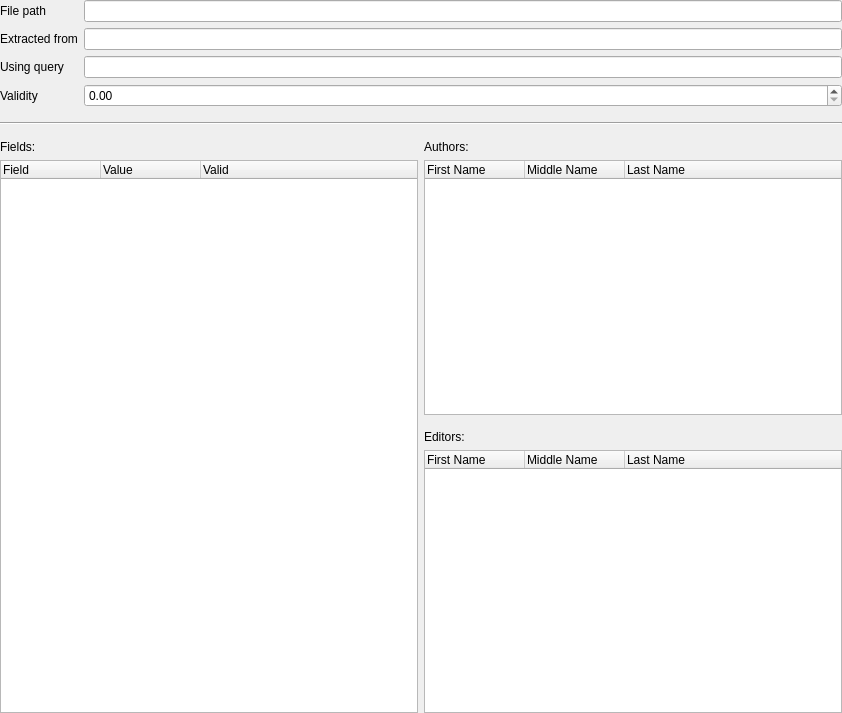
<?xml version="1.0" encoding="UTF-8"?>
<ui version="4.0">
 <class>ReferenceEditor</class>
 <widget class="QWidget" name="ReferenceEditor">
  <property name="geometry">
   <rect>
    <x>0</x>
    <y>0</y>
    <width>842</width>
    <height>713</height>
   </rect>
  </property>
  <property name="sizePolicy">
   <sizepolicy hsizetype="Expanding" vsizetype="Expanding">
    <horstretch>0</horstretch>
    <verstretch>0</verstretch>
   </sizepolicy>
  </property>
  <property name="windowTitle">
   <string>ReferenceEditor</string>
  </property>
  <layout class="QVBoxLayout" name="verticalLayout">
   <property name="sizeConstraint">
    <enum>QLayout::SetDefaultConstraint</enum>
   </property>
   <property name="margin">
    <number>0</number>
   </property>
   <item>
    <layout class="QFormLayout" name="formLayout">
     <property name="sizeConstraint">
      <enum>QLayout::SetMinimumSize</enum>
     </property>
     <property name="fieldGrowthPolicy">
      <enum>QFormLayout::AllNonFixedFieldsGrow</enum>
     </property>
     <property name="bottomMargin">
      <number>9</number>
     </property>
     <item row="1" column="0">
      <widget class="QLabel" name="filePathLabel">
       <property name="text">
        <string>File path</string>
       </property>
      </widget>
     </item>
     <item row="1" column="1">
      <widget class="QLineEdit" name="filePathLine"/>
     </item>
     <item row="2" column="0">
      <widget class="QLabel" name="resultLabel">
       <property name="text">
        <string>Extracted from</string>
       </property>
      </widget>
     </item>
     <item row="2" column="1">
      <widget class="QLineEdit" name="resultLine"/>
     </item>
     <item row="3" column="0">
      <widget class="QLabel" name="queryLabel">
       <property name="text">
        <string>Using query</string>
       </property>
      </widget>
     </item>
     <item row="3" column="1">
      <widget class="QLineEdit" name="queryLine"/>
     </item>
     <item row="4" column="0">
      <widget class="QLabel" name="validityLabel">
       <property name="text">
        <string>Validity</string>
       </property>
      </widget>
     </item>
     <item row="4" column="1">
      <widget class="QDoubleSpinBox" name="validitySpin">
       <property name="locale">
        <locale language="English" country="UnitedKingdom"/>
       </property>
       <property name="prefix">
        <string/>
       </property>
       <property name="maximum">
        <double>1.000000000000000</double>
       </property>
       <property name="singleStep">
        <double>0.050000000000000</double>
       </property>
      </widget>
     </item>
    </layout>
   </item>
   <item>
    <widget class="Line" name="line">
     <property name="orientation">
      <enum>Qt::Horizontal</enum>
     </property>
    </widget>
   </item>
   <item>
    <layout class="QHBoxLayout" name="tablesHorizontalLayout">
     <property name="topMargin">
      <number>9</number>
     </property>
     <item>
      <layout class="QVBoxLayout" name="fieldsLayout">
       <item>
        <widget class="QLabel" name="fieldsLabel">
         <property name="text">
          <string>Fields:</string>
         </property>
        </widget>
       </item>
       <item>
        <widget class="QTreeWidget" name="fields">
         <property name="sizePolicy">
          <sizepolicy hsizetype="MinimumExpanding" vsizetype="Expanding">
           <horstretch>0</horstretch>
           <verstretch>0</verstretch>
          </sizepolicy>
         </property>
         <property name="minimumSize">
          <size>
           <width>100</width>
           <height>0</height>
          </size>
         </property>
         <property name="indentation">
          <number>0</number>
         </property>
         <column>
          <property name="text">
           <string>Field</string>
          </property>
         </column>
         <column>
          <property name="text">
           <string>Value</string>
          </property>
         </column>
         <column>
          <property name="text">
           <string>Valid</string>
          </property>
         </column>
        </widget>
       </item>
      </layout>
     </item>
     <item>
      <layout class="QVBoxLayout" name="multiVerticalLayout">
       <property name="bottomMargin">
        <number>0</number>
       </property>
       <item>
        <layout class="QVBoxLayout" name="authorsLayout">
         <property name="bottomMargin">
          <number>9</number>
         </property>
         <item>
          <widget class="QLabel" name="authorsLabel">
           <property name="text">
            <string>Authors:</string>
           </property>
          </widget>
         </item>
         <item>
          <widget class="QTreeWidget" name="authors">
           <property name="sizePolicy">
            <sizepolicy hsizetype="Expanding" vsizetype="Expanding">
             <horstretch>0</horstretch>
             <verstretch>0</verstretch>
            </sizepolicy>
           </property>
           <property name="minimumSize">
            <size>
             <width>100</width>
             <height>0</height>
            </size>
           </property>
           <property name="indentation">
            <number>0</number>
           </property>
           <column>
            <property name="text">
             <string>First Name</string>
            </property>
           </column>
           <column>
            <property name="text">
             <string>Middle Name</string>
            </property>
           </column>
           <column>
            <property name="text">
             <string>Last Name</string>
            </property>
           </column>
          </widget>
         </item>
        </layout>
       </item>
       <item>
        <layout class="QVBoxLayout" name="editorsLayout">
         <property name="bottomMargin">
          <number>0</number>
         </property>
         <item>
          <widget class="QLabel" name="editorsLabel">
           <property name="text">
            <string>Editors:</string>
           </property>
          </widget>
         </item>
         <item>
          <widget class="QTreeWidget" name="editors">
           <property name="sizePolicy">
            <sizepolicy hsizetype="Expanding" vsizetype="Expanding">
             <horstretch>0</horstretch>
             <verstretch>0</verstretch>
            </sizepolicy>
           </property>
           <property name="minimumSize">
            <size>
             <width>100</width>
             <height>0</height>
            </size>
           </property>
           <property name="indentation">
            <number>0</number>
           </property>
           <column>
            <property name="text">
             <string>First Name</string>
            </property>
           </column>
           <column>
            <property name="text">
             <string>Middle Name</string>
            </property>
           </column>
           <column>
            <property name="text">
             <string>Last Name</string>
            </property>
           </column>
          </widget>
         </item>
        </layout>
       </item>
      </layout>
     </item>
    </layout>
   </item>
  </layout>
 </widget>
 <resources/>
 <connections/>
</ui>
